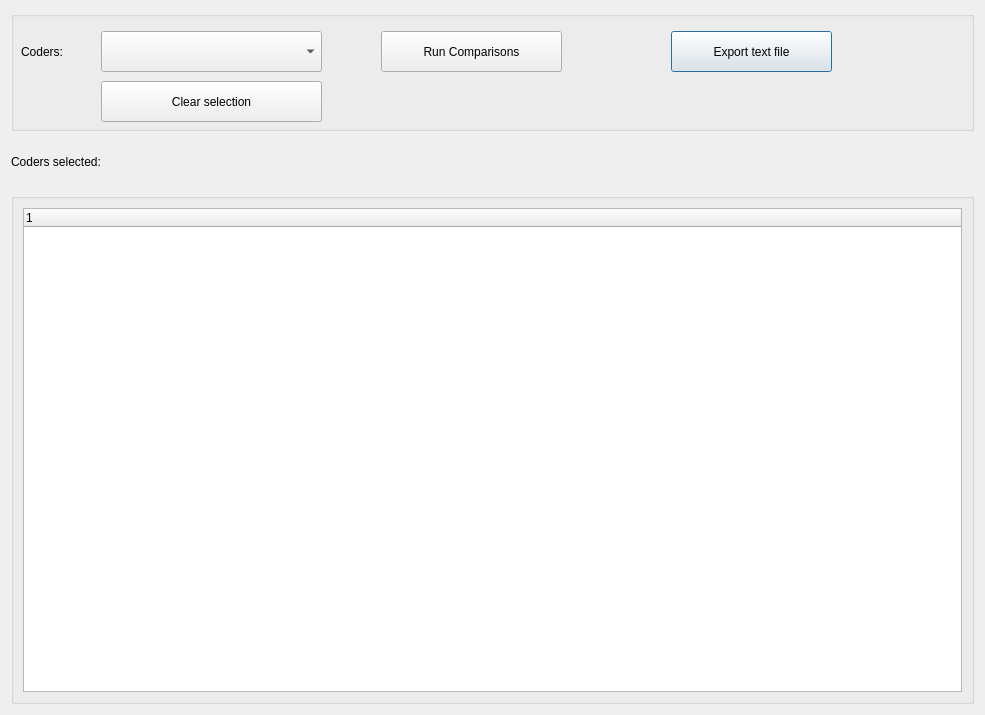
<?xml version="1.0" encoding="UTF-8"?>
<ui version="4.0">
 <class>Dialog_reportComparisons</class>
 <widget class="QDialog" name="Dialog_reportComparisons">
  <property name="windowModality">
   <enum>Qt::NonModal</enum>
  </property>
  <property name="geometry">
   <rect>
    <x>0</x>
    <y>0</y>
    <width>985</width>
    <height>715</height>
   </rect>
  </property>
  <property name="windowTitle">
   <string>Reports</string>
  </property>
  <layout class="QVBoxLayout" name="verticalLayout">
   <item>
    <widget class="QGroupBox" name="groupBox">
     <property name="minimumSize">
      <size>
       <width>0</width>
       <height>120</height>
      </size>
     </property>
     <property name="maximumSize">
      <size>
       <width>16777215</width>
       <height>120</height>
      </size>
     </property>
     <property name="title">
      <string/>
     </property>
     <widget class="QPushButton" name="pushButton_exporttext">
      <property name="geometry">
       <rect>
        <x>660</x>
        <y>20</y>
        <width>161</width>
        <height>41</height>
       </rect>
      </property>
      <property name="text">
       <string>Export text file</string>
      </property>
     </widget>
     <widget class="QPushButton" name="pushButton_run">
      <property name="geometry">
       <rect>
        <x>370</x>
        <y>20</y>
        <width>181</width>
        <height>41</height>
       </rect>
      </property>
      <property name="text">
       <string>Run Comparisons</string>
      </property>
     </widget>
     <widget class="QLabel" name="label_2">
      <property name="geometry">
       <rect>
        <x>10</x>
        <y>30</y>
        <width>71</width>
        <height>22</height>
       </rect>
      </property>
      <property name="text">
       <string>Coders:</string>
      </property>
     </widget>
     <widget class="QComboBox" name="comboBox_coders">
      <property name="geometry">
       <rect>
        <x>90</x>
        <y>20</y>
        <width>221</width>
        <height>41</height>
       </rect>
      </property>
     </widget>
     <widget class="QPushButton" name="pushButton_clear">
      <property name="geometry">
       <rect>
        <x>90</x>
        <y>70</y>
        <width>221</width>
        <height>41</height>
       </rect>
      </property>
      <property name="text">
       <string>Clear selection</string>
      </property>
     </widget>
    </widget>
   </item>
   <item>
    <widget class="QLabel" name="label_selections">
     <property name="minimumSize">
      <size>
       <width>0</width>
       <height>50</height>
      </size>
     </property>
     <property name="maximumSize">
      <size>
       <width>16777213</width>
       <height>50</height>
      </size>
     </property>
     <property name="text">
      <string>Coders selected:</string>
     </property>
     <property name="wordWrap">
      <bool>true</bool>
     </property>
    </widget>
   </item>
   <item>
    <widget class="QGroupBox" name="groupBox_2">
     <property name="title">
      <string/>
     </property>
     <layout class="QGridLayout" name="gridLayout">
      <item row="0" column="0">
       <widget class="QTreeWidget" name="treeWidget">
        <column>
         <property name="text">
          <string notr="true">1</string>
         </property>
        </column>
       </widget>
      </item>
     </layout>
    </widget>
   </item>
  </layout>
 </widget>
 <tabstops>
  <tabstop>comboBox_coders</tabstop>
  <tabstop>pushButton_run</tabstop>
  <tabstop>pushButton_exporttext</tabstop>
 </tabstops>
 <resources/>
 <connections/>
</ui>
